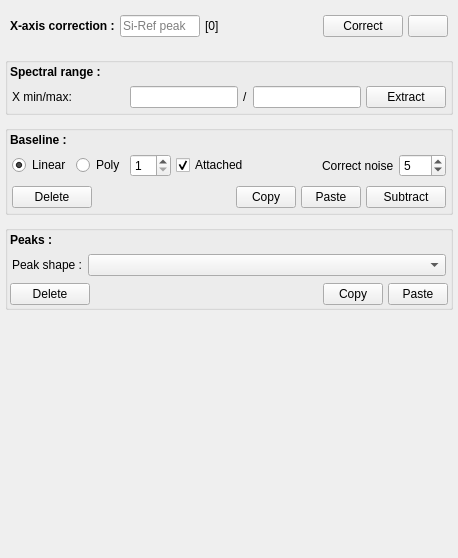
                       <widget class="QWidget" name="scrollAreaWidgetContents_3">
                        <property name="geometry">
                         <rect>
                          <x>0</x>
                          <y>0</y>
                          <width>458</width>
                          <height>558</height>
                         </rect>
                        </property>
                        <layout class="QVBoxLayout" name="verticalLayout_38">
                         <property name="spacing">
                          <number>10</number>
                         </property>
                         <property name="leftMargin">
                          <number>5</number>
                         </property>
                         <property name="topMargin">
                          <number>5</number>
                         </property>
                         <property name="rightMargin">
                          <number>5</number>
                         </property>
                         <property name="bottomMargin">
                          <number>5</number>
                         </property>
                         <item>
                          <layout class="QHBoxLayout" name="horizontalLayout_18">
                           <property name="spacing">
                            <number>5</number>
                           </property>
                           <property name="leftMargin">
                            <number>5</number>
                           </property>
                           <property name="topMargin">
                            <number>10</number>
                           </property>
                           <property name="rightMargin">
                            <number>5</number>
                           </property>
                           <property name="bottomMargin">
                            <number>10</number>
                           </property>
                           <item>
                            <widget class="QLabel" name="label_26">
                             <property name="font">
                              <font>
                               <bold>true</bold>
                              </font>
                             </property>
                             <property name="text">
                              <string>X-axis correction :</string>
                             </property>
                            </widget>
                           </item>
                           <item>
                            <widget class="QLineEdit" name="ent_si_peak_2">
                             <property name="minimumSize">
                              <size>
                               <width>80</width>
                               <height>0</height>
                              </size>
                             </property>
                             <property name="maximumSize">
                              <size>
                               <width>80</width>
                               <height>16777215</height>
                              </size>
                             </property>
                             <property name="toolTip">
                              <string>Type the measured Si-reference values</string>
                             </property>
                             <property name="placeholderText">
                              <string>Si-Ref peak</string>
                             </property>
                            </widget>
                           </item>
                           <item>
                            <widget class="QLabel" name="lbl_correction_value_2">
                             <property name="minimumSize">
                              <size>
                               <width>70</width>
                               <height>0</height>
                              </size>
                             </property>
                             <property name="maximumSize">
                              <size>
                               <width>70</width>
                               <height>16777215</height>
                              </size>
                             </property>
                             <property name="toolTip">
                              <string>The corrected values of the selected spectrum.</string>
                             </property>
                             <property name="text">
                              <string>[0]</string>
                             </property>
                            </widget>
                           </item>
                           <item>
                            <spacer name="spacer_2">
                             <property name="orientation">
                              <enum>Qt::Horizontal</enum>
                             </property>
                             <property name="sizeHint" stdset="0">
                              <size>
                               <width>40</width>
                               <height>20</height>
                              </size>
                             </property>
                            </spacer>
                           </item>
                           <item>
                            <widget class="QPushButton" name="btn_xrange_correction_2">
                             <property name="toolTip">
                              <string>Type the measured peak position of Si-reference sample then correct for selected spectra</string>
                             </property>
                             <property name="text">
                              <string>Correct</string>
                             </property>
                             <property name="icon">
                              <iconset resource="resources.qrc">
                               <normaloff>:/icons/resources/icons/done.png</normaloff>:/icons/resources/icons/done.png</iconset>
                             </property>
                            </widget>
                           </item>
                           <item>
                            <widget class="QPushButton" name="btn_undo_correction_2">
                             <property name="toolTip">
                              <string>Restore to the uncorrected x-range</string>
                             </property>
                             <property name="text">
                              <string/>
                             </property>
                             <property name="icon">
                              <iconset resource="resources.qrc">
                               <normaloff>:/icons/resources/icons/undo2.png</normaloff>:/icons/resources/icons/undo2.png</iconset>
                             </property>
                            </widget>
                           </item>
                          </layout>
                         </item>
                         <item>
                          <widget class="QGroupBox" name="gb_range_2">
                           <property name="title">
                            <string/>
                           </property>
                           <layout class="QVBoxLayout" name="verticalLayout_36">
                            <property name="spacing">
                             <number>5</number>
                            </property>
                            <property name="leftMargin">
                             <number>2</number>
                            </property>
                            <property name="topMargin">
                             <number>2</number>
                            </property>
                            <property name="rightMargin">
                             <number>2</number>
                            </property>
                            <property name="bottomMargin">
                             <number>2</number>
                            </property>
                            <item>
                             <widget class="QLabel" name="label_54">
                              <property name="font">
                               <font>
                                <bold>true</bold>
                               </font>
                              </property>
                              <property name="text">
                               <string>Spectral range :</string>
                              </property>
                             </widget>
                            </item>
                            <item>
                             <layout class="QHBoxLayout" name="horizontalLayout_58">
                              <property name="spacing">
                               <number>5</number>
                              </property>
                              <property name="leftMargin">
                               <number>2</number>
                              </property>
                              <property name="topMargin">
                               <number>2</number>
                              </property>
                              <property name="rightMargin">
                               <number>2</number>
                              </property>
                              <property name="bottomMargin">
                               <number>2</number>
                              </property>
                              <item>
                               <widget class="QLabel" name="label_61">
                                <property name="text">
                                 <string>X min/max:</string>
                                </property>
                               </widget>
                              </item>
                              <item>
                               <spacer name="horizontalSpacer_30">
                                <property name="orientation">
                                 <enum>Qt::Horizontal</enum>
                                </property>
                                <property name="sizeHint" stdset="0">
                                 <size>
                                  <width>40</width>
                                  <height>20</height>
                                 </size>
                                </property>
                               </spacer>
                              </item>
                              <item>
                               <widget class="QLineEdit" name="range_min"/>
                              </item>
                              <item>
                               <widget class="QLabel" name="label_62">
                                <property name="text">
                                 <string>/</string>
                                </property>
                               </widget>
                              </item>
                              <item>
                               <widget class="QLineEdit" name="range_max"/>
                              </item>
                              <item>
                               <widget class="QPushButton" name="range_apply">
                                <property name="toolTip">
                                 <string>Extract the spectral windows range.
 Hold 'Ctrl' and press 'Extract' button to apply to all spectra</string>
                                </property>
                                <property name="text">
                                 <string>Extract</string>
                                </property>
                                <property name="icon">
                                 <iconset resource="resources.qrc">
                                  <normaloff>:/icons/resources/icons/cut.png</normaloff>:/icons/resources/icons/cut.png</iconset>
                                </property>
                               </widget>
                              </item>
                             </layout>
                            </item>
                           </layout>
                          </widget>
                         </item>
                         <item>
                          <widget class="QGroupBox" name="gb_baseline_2">
                           <property name="title">
                            <string/>
                           </property>
                           <layout class="QVBoxLayout" name="verticalLayout_6">
                            <property name="spacing">
                             <number>5</number>
                            </property>
                            <property name="leftMargin">
                             <number>2</number>
                            </property>
                            <property name="topMargin">
                             <number>2</number>
                            </property>
                            <property name="rightMargin">
                             <number>2</number>
                            </property>
                            <property name="bottomMargin">
                             <number>2</number>
                            </property>
                            <item>
                             <widget class="QLabel" name="label_52">
                              <property name="font">
                               <font>
                                <bold>true</bold>
                               </font>
                              </property>
                              <property name="text">
                               <string>Baseline :</string>
                              </property>
                             </widget>
                            </item>
                            <item>
                             <layout class="QHBoxLayout" name="horizontalLayout_37" stretch="25,25,0,0,0,0,0">
                              <property name="spacing">
                               <number>5</number>
                              </property>
                              <property name="leftMargin">
                               <number>2</number>
                              </property>
                              <property name="topMargin">
                               <number>2</number>
                              </property>
                              <property name="rightMargin">
                               <number>2</number>
                              </property>
                              <property name="bottomMargin">
                               <number>2</number>
                              </property>
                              <item>
                               <widget class="QRadioButton" name="rbtn_linear">
                                <property name="sizePolicy">
                                 <sizepolicy hsizetype="Maximum" vsizetype="Fixed">
                                  <horstretch>0</horstretch>
                                  <verstretch>0</verstretch>
                                 </sizepolicy>
                                </property>
                                <property name="text">
                                 <string>Linear</string>
                                </property>
                                <property name="checked">
                                 <bool>true</bool>
                                </property>
                               </widget>
                              </item>
                              <item>
                               <widget class="QRadioButton" name="rbtn_polynomial">
                                <property name="sizePolicy">
                                 <sizepolicy hsizetype="Maximum" vsizetype="Fixed">
                                  <horstretch>0</horstretch>
                                  <verstretch>0</verstretch>
                                 </sizepolicy>
                                </property>
                                <property name="text">
                                 <string>Poly</string>
                                </property>
                               </widget>
                              </item>
                              <item>
                               <widget class="QSpinBox" name="degre">
                                <property name="minimum">
                                 <number>1</number>
                                </property>
                               </widget>
                              </item>
                              <item>
                               <widget class="QCheckBox" name="cb_attached">
                                <property name="sizePolicy">
                                 <sizepolicy hsizetype="Maximum" vsizetype="Fixed">
                                  <horstretch>0</horstretch>
                                  <verstretch>0</verstretch>
                                 </sizepolicy>
                                </property>
                                <property name="text">
                                 <string>Attached</string>
                                </property>
                                <property name="checked">
                                 <bool>true</bool>
                                </property>
                               </widget>
                              </item>
                              <item>
                               <spacer name="horizontalSpacer_32">
                                <property name="orientation">
                                 <enum>Qt::Horizontal</enum>
                                </property>
                                <property name="sizeHint" stdset="0">
                                 <size>
                                  <width>40</width>
                                  <height>20</height>
                                 </size>
                                </property>
                               </spacer>
                              </item>
                              <item>
                               <widget class="QLabel" name="label_37">
                                <property name="toolTip">
                                 <string>Number of nearby points considered to smoothing the noise</string>
                                </property>
                                <property name="text">
                                 <string>Correct noise</string>
                                </property>
                               </widget>
                              </item>
                              <item>
                               <widget class="QDoubleSpinBox" name="noise">
                                <property name="decimals">
                                 <number>0</number>
                                </property>
                                <property name="value">
                                 <double>5.000000000000000</double>
                                </property>
                               </widget>
                              </item>
                             </layout>
                            </item>
                            <item>
                             <layout class="QHBoxLayout" name="horizontalLayout_57" stretch="0,0,0,0,0">
                              <property name="spacing">
                               <number>5</number>
                              </property>
                              <property name="leftMargin">
                               <number>2</number>
                              </property>
                              <property name="topMargin">
                               <number>2</number>
                              </property>
                              <property name="rightMargin">
                               <number>2</number>
                              </property>
                              <property name="bottomMargin">
                               <number>2</number>
                              </property>
                              <item>
                               <widget class="QPushButton" name="btn_undo_baseline">
                                <property name="toolTip">
                                 <string>To remove all baseline points and undo the baseline subtraction</string>
                                </property>
                                <property name="text">
                                 <string>Delete</string>
                                </property>
                                <property name="icon">
                                 <iconset resource="resources.qrc">
                                  <normaloff>:/icons/resources/icons/remove.png</normaloff>:/icons/resources/icons/remove.png</iconset>
                                </property>
                               </widget>
                              </item>
                              <item>
                               <spacer name="horizontalSpacer_22">
                                <property name="orientation">
                                 <enum>Qt::Horizontal</enum>
                                </property>
                                <property name="sizeHint" stdset="0">
                                 <size>
                                  <width>40</width>
                                  <height>20</height>
                                 </size>
                                </property>
                               </spacer>
                              </item>
                              <item>
                               <widget class="QPushButton" name="btn_copy_bl">
                                <property name="maximumSize">
                                 <size>
                                  <width>60</width>
                                  <height>16777215</height>
                                 </size>
                                </property>
                                <property name="toolTip">
                                 <string>Copy the baseline of the selected spectrum.  
 Hold 'Ctrl' and press button to apply to all spectra</string>
                                </property>
                                <property name="text">
                                 <string>Copy</string>
                                </property>
                                <property name="icon">
                                 <iconset resource="resources.qrc">
                                  <normaloff>:/icons/resources/icons/copy.png</normaloff>:/icons/resources/icons/copy.png</iconset>
                                </property>
                               </widget>
                              </item>
                              <item>
                               <widget class="QPushButton" name="btn_paste_bl">
                                <property name="maximumSize">
                                 <size>
                                  <width>60</width>
                                  <height>16777215</height>
                                 </size>
                                </property>
                                <property name="toolTip">
                                 <string>Paste the copied baseline to the selected spectrum(s).  
 Hold 'Ctrl' and press button to apply to all spectra.</string>
                                </property>
                                <property name="text">
                                 <string>Paste</string>
                                </property>
                                <property name="icon">
                                 <iconset resource="resources.qrc">
                                  <normaloff>:/icons/resources/icons/paste10.png</normaloff>:/icons/resources/icons/paste10.png</iconset>
                                </property>
                               </widget>
                              </item>
                              <item>
                               <widget class="QPushButton" name="sub_baseline">
                                <property name="toolTip">
                                 <string>Subtract baseline for selected spectrum(s). 
 Hold 'Ctrl' and press button to apply to all spectra</string>
                                </property>
                                <property name="text">
                                 <string>Subtract</string>
                                </property>
                                <property name="icon">
                                 <iconset resource="resources.qrc">
                                  <normaloff>:/icons/resources/icons/done.png</normaloff>:/icons/resources/icons/done.png</iconset>
                                </property>
                               </widget>
                              </item>
                             </layout>
                            </item>
                           </layout>
                          </widget>
                         </item>
                         <item>
                          <widget class="QGroupBox" name="gb_peaks_2">
                           <property name="title">
                            <string/>
                           </property>
                           <layout class="QVBoxLayout" name="verticalLayout_34">
                            <property name="spacing">
                             <number>5</number>
                            </property>
                            <property name="leftMargin">
                             <number>2</number>
                            </property>
                            <property name="topMargin">
                             <number>2</number>
                            </property>
                            <property name="rightMargin">
                             <number>2</number>
                            </property>
                            <property name="bottomMargin">
                             <number>2</number>
                            </property>
                            <item>
                             <widget class="QLabel" name="lbl_Peaks">
                              <property name="font">
                               <font>
                                <bold>true</bold>
                               </font>
                              </property>
                              <property name="text">
                               <string>Peaks :</string>
                              </property>
                             </widget>
                            </item>
                            <item>
                             <layout class="QHBoxLayout" name="horizontalLayout_56" stretch="0,65">
                              <property name="spacing">
                               <number>5</number>
                              </property>
                              <property name="leftMargin">
                               <number>2</number>
                              </property>
                              <property name="topMargin">
                               <number>2</number>
                              </property>
                              <property name="rightMargin">
                               <number>2</number>
                              </property>
                              <property name="bottomMargin">
                               <number>2</number>
                              </property>
                              <item>
                               <widget class="QLabel" name="label_41">
                                <property name="text">
                                 <string>Peak shape :</string>
                                </property>
                               </widget>
                              </item>
                              <item>
                               <widget class="QComboBox" name="cbb_fit_models"/>
                              </item>
                             </layout>
                            </item>
                            <item>
                             <layout class="QHBoxLayout" name="horizontalLayout_31">
                              <item>
                               <widget class="QPushButton" name="clear_peaks">
                                <property name="toolTip">
                                 <string>Clear all the current peak models. 
 Hold 'Ctrl' and press 'Clear peaks' button to apply to all spectra</string>
                                </property>
                                <property name="text">
                                 <string>Delete</string>
                                </property>
                                <property name="icon">
                                 <iconset resource="resources.qrc">
                                  <normaloff>:/icons/resources/icons/remove.png</normaloff>:/icons/resources/icons/remove.png</iconset>
                                </property>
                               </widget>
                              </item>
                              <item>
                               <spacer name="horizontalSpacer_8">
                                <property name="orientation">
                                 <enum>Qt::Horizontal</enum>
                                </property>
                                <property name="sizeHint" stdset="0">
                                 <size>
                                  <width>40</width>
                                  <height>20</height>
                                 </size>
                                </property>
                               </spacer>
                              </item>
                              <item>
                               <widget class="QPushButton" name="btn_copy_peaks">
                                <property name="maximumSize">
                                 <size>
                                  <width>60</width>
                                  <height>16777215</height>
                                 </size>
                                </property>
                                <property name="toolTip">
                                 <string>Copy peaks of the selected spectrum.  
 Hold 'Ctrl' and press button to apply to all spectra</string>
                                </property>
                                <property name="text">
                                 <string>Copy</string>
                                </property>
                                <property name="icon">
                                 <iconset resource="resources.qrc">
                                  <normaloff>:/icons/resources/icons/copy.png</normaloff>:/icons/resources/icons/copy.png</iconset>
                                </property>
                               </widget>
                              </item>
                              <item>
                               <widget class="QPushButton" name="btn_paste_peaks">
                                <property name="maximumSize">
                                 <size>
                                  <width>60</width>
                                  <height>16777215</height>
                                 </size>
                                </property>
                                <property name="toolTip">
                                 <string>Paste peaks to the selected spectrum.  
 Hold 'Ctrl' and press button to apply to all spectra</string>
                                </property>
                                <property name="text">
                                 <string>Paste</string>
                                </property>
                                <property name="icon">
                                 <iconset resource="resources.qrc">
                                  <normaloff>:/icons/resources/icons/paste10.png</normaloff>:/icons/resources/icons/paste10.png</iconset>
                                </property>
                               </widget>
                              </item>
                             </layout>
                            </item>
                           </layout>
                          </widget>
                         </item>
                         <item>
                          <spacer name="verticalSpacer">
                           <property name="orientation">
                            <enum>Qt::Vertical</enum>
                           </property>
                           <property name="sizeHint" stdset="0">
                            <size>
                             <width>20</width>
                             <height>40</height>
                            </size>
                           </property>
                          </spacer>
                         </item>
                        </layout>
                       </widget>
